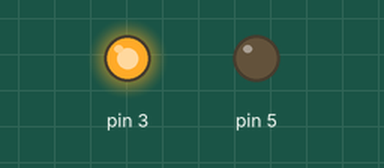
Simulated run of this sketch. Board: Arduino Uno, built with avr-gcc and run on an emulated ATmega328P. Parts: output pins drawn as LEDs (lit = HIGH).

Above: at 2.5 s.
At 7.5 s:
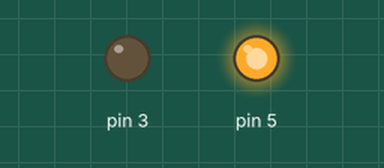
Timing chart, 0 to 13.0 s (numbered marks = the images above):
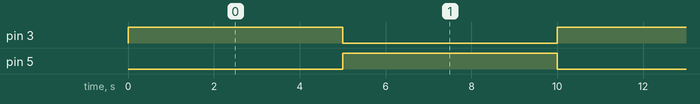

The sketch:

PWM_pins_controlled_moving_motor.ino
```cpp
void setup()
{
  pinMode(3,OUTPUT);
  pinMode(5,OUTPUT);
}

void loop()
{
  digitalWrite(3,HIGH);
  digitalWrite(5,LOW);
  delay(5000);
  digitalWrite(5,HIGH);
  digitalWrite(3,LOW);
  delay(5000);

  //for(int i=0;i<=255;i+=10){
   // analogWrite(3,i);
    //delay(2000);
    //analogWrite(5,0);
  //}

}

/*Use PWM pins to control the speed of the motor.
Some disadvantages in analog and it will be told later.
*/
```

Measured:
- by itself, pin 3, pin 5: alternates HIGH for 5.0 s and LOW for 5.0 s
